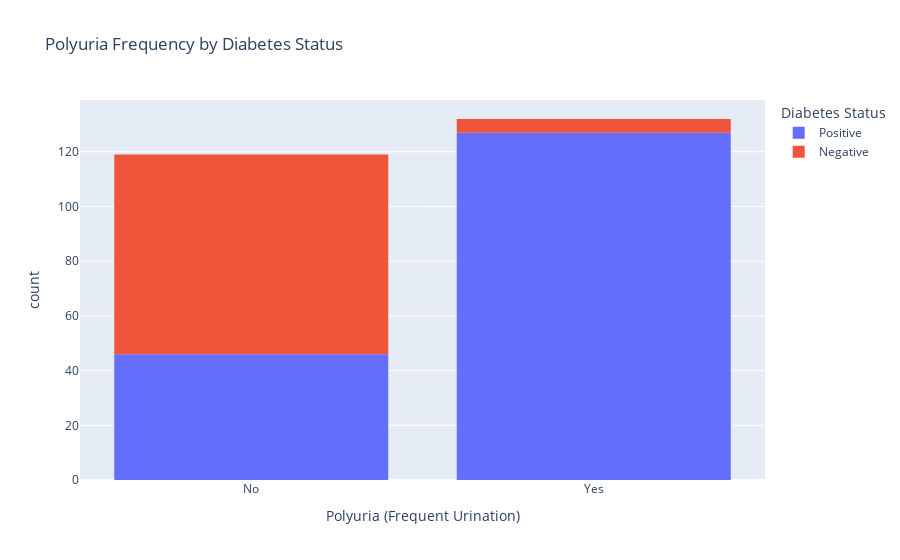

This figure's notebook cell:
### Markdown cell above
The data shows that female patients have a higher positivity rate than male patients, suggesting a bias toward female patients with higher positivity.

### Code cell
polyuria=px.histogram(Diabetes, x = 'Polyuria', color = 'class', title="Polyuria Frequency by Diabetes Status",
                       labels={"Polyuria": "Polyuria (Frequent Urination)", "count": "Number of Cases", "class": "Diabetes Status"})
polyuria.show()

plttbl_polyuria= ['Polyuria', 'class']
cm = sns.light_palette("green", as_cmap=True)

(round(pd.crosstab(Diabetes[plttbl_polyuria[0]], Diabetes[plttbl_polyuria[1]], normalize='columns') * 100,2)).style.background_gradient(cmap = cm)

### Figure 1 — Plotly figure (JSON) as saved in the notebook; plotly's stock layout.template omitted (floating-point values rounded to 4 significant figures; data arrays with more than 128 entries replaced by an {"elided": "..."} marker saying what was removed)
{"data": [{"alignmentgroup": "True", "bingroup": "x", "hovertemplate": "Diabetes Status=Positive<br>Polyuria (Frequent Urination)=%{x}<br>count=%{y}<extra></extra>", "legendgroup": "Positive", "marker": {"color": "#636efa", "pattern": {"shape": ""}}, "name": "Positive", "offsetgroup": "Positive", "orientation": "v", "showlegend": true, "type": "histogram", "x": {"elided": "173 str values"}, "xaxis": "x", "yaxis": "y"}, {"alignmentgroup": "True", "bingroup": "x", "hovertemplate": "Diabetes Status=Negative<br>Polyuria (Frequent Urination)=%{x}<br>count=%{y}<extra></extra>", "legendgroup": "Negative", "marker": {"color": "#EF553B", "pattern": {"shape": ""}}, "name": "Negative", "offsetgroup": "Negative", "orientation": "v", "showlegend": true, "type": "histogram", "x": ["No", "No", "No", "No", "No", "Yes", "No", "No", "No", "No", "No", "No", "No", "No", "No", "No", "No", "Yes", "No", "No", "No", "No", "No", "No", "No", "No", "No", "No", "No", "No", "No", "No", "No", "No", "No", "No", "No", "No", "No", "No", "Yes", "No", "No", "No", "No", "No", "No", "No", "No", "No", "No", "No", "No", "No", "No", "Yes", "No", "No", "No", "No", "No", "No", "No", "No", "No", "No", "Yes", "No", "No", "No", "No", "No", "No", "No", "No", "No", "No", "No"], "xaxis": "x", "yaxis": "y"}], "layout": {"autosize": true, "barmode": "relative", "legend": {"title": {"text": "Diabetes Status"}, "tracegroupgap": 0}, "title": {"text": "Polyuria Frequency by Diabetes Status"}, "xaxis": {"anchor": "y", "autorange": true, "domain": [0, 1], "range": [-0.5, 1.5], "title": {"text": "Polyuria (Frequent Urination)"}, "type": "category"}, "yaxis": {"anchor": "x", "autorange": true, "domain": [0, 1], "range": [0, 138.9], "title": {"text": "count"}}}}
